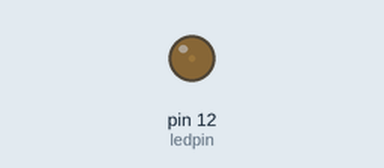
Bench run of a program on a simulated Raspberry Pi (header pin numbers). On the bench: output pins drawn as LEDs (lit = HIGH).

Above: at 0.05 s.
At 0.65 s:
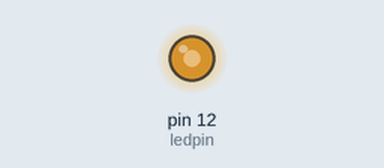
At 1.15 s:
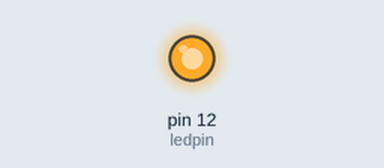
At 2.25 s:
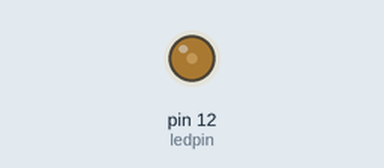
Timing chart, 0 to 7.0 s (numbered marks = the images above):
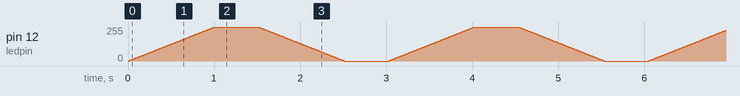

The program:

PWM_python.py
```python
'''
Control the Brightness of LED using PWM on Raspberry Pi
http://www.electronicwings.com
'''

import RPi.GPIO as GPIO
from time import sleep

ledpin = 12				# PWM pin connected to LED
GPIO.setwarnings(False)			#disable warnings
GPIO.setmode(GPIO.BOARD)		#set pin numbering system
GPIO.setup(ledpin,GPIO.OUT)
pi_pwm = GPIO.PWM(ledpin,1000)		#create PWM instance with frequency
pi_pwm.start(0)				#start PWM of required Duty Cycle
while True:
    for duty in range(0,101,1):
        pi_pwm.ChangeDutyCycle(duty) #provide duty cycle in the range 0-100
        sleep(0.01)
    sleep(0.5)

    for duty in range(100,-1,-1):
        pi_pwm.ChangeDutyCycle(duty)
        sleep(0.01)
    sleep(0.5)
```
